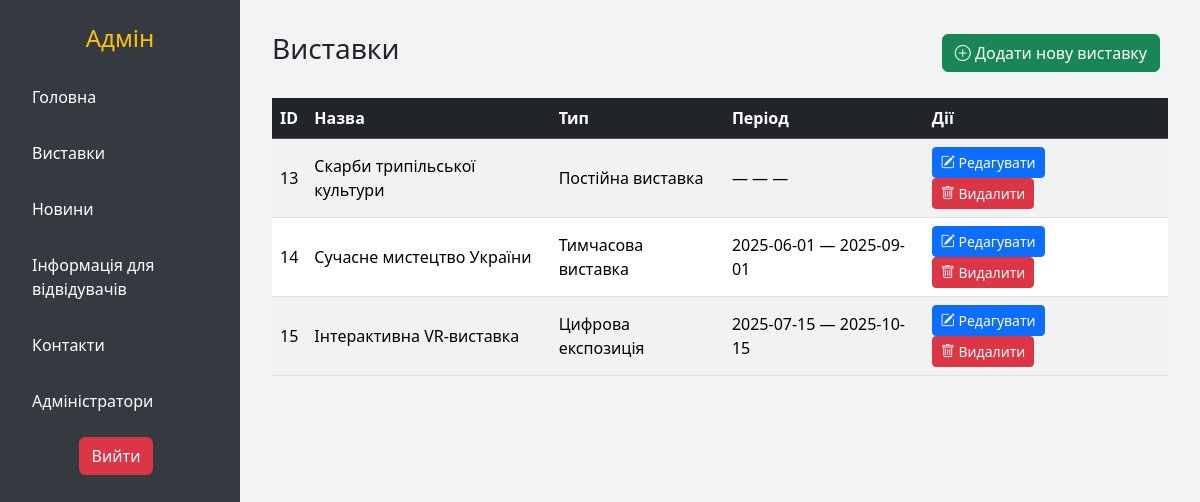
Screenshot of /admin/exhibitions (signed in) with the database file from the repository.
### tables this page shows
CREATE TABLE IF NOT EXISTS `exhibitions` (
  `id` int NOT NULL AUTO_INCREMENT,
  `title` varchar(255) NOT NULL,
  `description` text NOT NULL,
  `type_id` int NOT NULL,
  `start_date` date DEFAULT NULL,
  `end_date` date DEFAULT NULL,
  `created_at` datetime DEFAULT CURRENT_TIMESTAMP,
  PRIMARY KEY (`id`),
  KEY `type_id` (`type_id`)
);

### classes/Controller.php (called while the page is built, shortened)
<?php
class Controller
{
    protected Template $template;
    public function __construct()
    {
        $action = Core::getInstance()->action;
        $controller = Core::getInstance()->controller;
        $this->template = new Template("views/{$controller}/{$action}.php");
    }
    public function view(string $title, ?array $params = null, ?string $templatePath = null): array
    {
        if (!empty($params)) {
            $this->template->addParams($params);
        }
        return [
            'title' => $title,
            'content' => $this->template->render(),
        ];
    }
}

### controllers/AdminController.php (called while the page is built, shortened)
<?php
class AdminController extends Controller
{
    public function actionExhibitions($page = 0)
    {
        $limit = 10;
        $exhibitions = Exhibitions::getExhibitions(null, null, $page, $limit);
        $exhibitionCount = Exhibitions::countExhibitions();
        $pages = ceil($exhibitionCount / $limit);
        $baseUrl = '/admin/exhibitions?page=';
        foreach ($exhibitions as $key => $exhibition) {
            $exhibition['type'] = ExhibitionTypes::findById($exhibition['type_id'])['name'] ?? '';
            $exhibitions[$key] = $exhibition;
        }
        $pagination = new Template("views/shared/pagination.php");
        $pagination->addParams([
            'currentPage' => $page,
            'totalPages' => $pages,
            'baseUrl' => $baseUrl,
        ]);
        return $this->view('Виставки', [
            'exhibitions' => $exhibitions,
            'pagination' => $pagination->render(),
        ]);
    }
}

### classes/Core.php (called while the page is built, shortened)
<?php
class Core
{
    private static $instance = null;
    protected Template $mainTtemplate;
    public function __construct()
    {
        $this->mainTtemplate = new Template('layout/light/index.php');
        $host = Config::getInstance()->host;
        $dbname = Config::getInstance()->dbname;
        $user = Config::getInstance()->user;
        $password = Config::getInstance()->password;
        $this->db = new DB($host, $user, $password, $dbname);
    }
    public static function getInstance()
    {
        if (!isset(self::$instance)) {
            self::$instance = new self;
        }
        return self::$instance;
    }
    public function run()
    {
        $route = $_GET['route'] ?? '';
        $parts = explode('/', trim($route, '/'));
        $this->action = $parts[1];
        $actionName = "action" . ucfirst($this->action);
        $controllerObject = new $controllerName;
        $method = Request::method();
        if ($method === 'POST') {
            $requestData = $_POST;
        } else {
            $requestData = $_GET;
        }
        unset($requestData['route']);
        $ref = new \ReflectionMethod($controllerObject, $actionName);
        $allowedParams = $ref->getParameters();
        $callArgs = [];
        foreach ($allowedParams as $param) {
            $name = $param->getName();
            if (isset($requestData[$name])) {
                $callArgs[] = $requestData[$name];
            } elseif ($param->isDefaultValueAvailable()) {
                $callArgs[] = $param->getDefaultValue();
            } else {
                $callArgs[] = null;
            }
        }
        $data = $controllerObject->$actionName(...$callArgs);
        if (!empty($data)) {
            $this->mainTtemplate->addParams($data);
        }
    }
    public function setLayout(string $layoutPath): void
    {
        $this->mainTtemplate = new Template($layoutPath);
    }
    public function done()
    {
        $this->mainTtemplate->display();
    }
}

### index.php (called while the page is built, shortened)
<?php
spl_autoload_register(function ($class_name) {
    $path = str_replace('\\', '/', $class_name) . '.php';
});
$core = Core::getInstance();
$core->Init();
$core->run();
$core->done();

### models/Exhibitions.php (called while the page is built, shortened)
<?php
class Exhibitions extends Model
{
    public static function getExhibitions($typeId, $search, $page = 0, $limit = 10, $fromDate = null, $toDate = null)
    {
        $offset = $page * $limit;
        $condition = '';
        if (empty($condition)) {
            return self::findAll($offset, $limit);
        }
        return self::findByCondition($condition, $offset, $limit);
    }
}

### classes/Config.php (called while the page is built, shortened)
<?php
class Config
{
    protected static $instance = null;
    protected $params;
    private function __construct()
    {
        $this->params = [];
        $directory = 'config';
        $config_files = scandir($directory);
        foreach ($config_files as $file) {
            if (substr($file, -4) === '.php') {
                $path  = $directory . "/" . $file;
            }
        }
    }
    public static function getInstance()
    {
        if (!isset(self::$instance)) {
            self::$instance = new self;
        }
        return self::$instance;
    }
    public function __get($key)
    {
        return $this->params[$key] ?? null;
    }
    public function __set($key, $value)
    {
        $this->params[$key] = $value;
    }
}

### config/config.php (called while the page is built)
<?php
$Config[] = [];

### config/database.php (called while the page is built)
<?php
$Config[] = [
    'host' => 'localhost',
    'dbname' => 'museum_site',
    'user' => 'root',
    'password' => '',
];

### classes/DB.php (called while the page is built, shortened)
<?php
class DB
{
    protected $pdo;
    public function __construct($host, $user, $password, $dbname)
    {
        $this->pdo = new \PDO("mysql:host={$host};dbname={$dbname}", $user, $password, [
            \PDO::ATTR_ERRMODE => \PDO::ERRMODE_EXCEPTION,
            \PDO::ATTR_DEFAULT_FETCH_MODE => \PDO::FETCH_ASSOC,
        ]);
    }
    protected function where($where = null)
    {
        if (is_array($where)) {
            $where_string = 'WHERE ';
            $where_fields = array_keys($where);
            foreach ($where_fields as $key => $field) {
                $where_string .= "{$field} LIKE :{$field}";
            }
        } elseif (is_string($where)) {
            $where_string = 'WHERE ' . $where;
        } else {
            if (is_string($where)) {
                $where_string = $where;
            } else {
                $where_string = '';
            }
        }
        return $where_string;
    }
    public function select($table, $fields = '*', $where = null, $orderBy = null, $limit = null, $offset = null)
    {
        if (is_array($fields)) {
            $fields_string = implode(',', $fields);
        } else {
            $fields_string = is_string($fields) ? $fields : '*';
        }
        $params = [];
        $where_string = $this->where($where);
        if (is_array($where)) {
            foreach ($where as $key => $value) {
                $params[":{$key}"] = $value;
            }
        }
        $order_string = '';
        $limit_string = '';
        if (is_numeric($limit)) {
            $limit_string .= "LIMIT " . intval($limit);
            if (is_numeric($offset)) {
                $limit_string .= " OFFSET " . intval($offset);
            }
        }
        $sql = "SELECT {$fields_string} FROM {$table} {$where_string} {$order_string} {$limit_string}";
        $stmt = $this->pdo->prepare($sql);
        $stmt->execute($params);
        return $stmt->fetchAll(\PDO::FETCH_ASSOC);
    }
}

### classes/Model.php (called while the page is built, shortened)
<?php
class Model
{
    protected static $primaryKey = 'id';
    protected static $table = '';
    public static function findAll($offset = null, $limit = null)
    {
        $arr = Core::getInstance()->db->select(static::$table, '*', null, null, $limit, $offset);
        return $arr ?: [];
    }
    public static function findById(int $id)
    {
        $arr = Core::getInstance()->db->select(static::$table, '*', [static::$primaryKey => $id]);
        if (count($arr) > 0) {
            return $arr[0];
        } else {
            return null;
        }
    }
}

### models/Users.php (called while the page is built, shortened)
<?php
class Users extends Model
{
    public static function isSuperAdmin()
    {
        return isset($_SESSION['user']) && $_SESSION['user']["isSuperAdmin"];
    }
}

### views/admin/exhibitions.php (the view, shortened to what this page needs)
<div class="d-flex justify-content-between align-items-center mb-4">
    <h1 class="h3">Виставки</h1>
    <a href="/admin/exhibitionCreate" class="btn btn-success">
        <i class="bi bi-plus-circle"></i> Додати нову виставку
    </a>
</div>
<div class="table-responsive">
    <table class="table table-striped table-hover align-middle">
        <thead class="table-dark">
            <tr>
                <th>ID</th>
                <th>Назва</th>
                <th>Тип</th>
                <th>Період</th>
                <th>Дії</th>
            </tr>
        </thead>
        <tbody>
            <?php foreach ($exhibitions as $exhibition): ?>
                <tr>
                    <td><?= htmlspecialchars($exhibition['id']) ?></td>
                    <td><?= htmlspecialchars($exhibition['title']) ?></td>
                    <td><?= htmlspecialchars($exhibition['type']) ?></td>
                    <td>
                        <?= $exhibition['start_date'] ? htmlspecialchars($exhibition['start_date']) : '—' ?>
                        —
                        <?= $exhibition['end_date'] ? htmlspecialchars($exhibition['end_date']) : '—' ?>
                    </td>
                    <td>
                        <a href="/admin/exhibitionEdit?id=<?= $exhibition['id'] ?>" class="btn btn-sm btn-primary">
                            <i class="bi bi-pencil-square"></i> Редагувати
                        </a>
                        <form action="/admin/deleteExhibition?id=<?= $exhibition['id'] ?>" method="POST" class="d-inline" onsubmit="return confirm('Ви впевнені, що хочете видалити цю виставку?');">
                            <button type="submit" class="btn btn-sm btn-danger">
                                <i class="bi bi-trash"></i> Видалити
                            </button>
                        </form>
                    </td>
                </tr>
            <?php endforeach ?>
        </tbody>
    </table>
</div>

### classes/Template.php (shortened to what this page needs)
<?php
class Template
{
    protected string $templatePath;
    protected array $params;
    public function __construct(string $templatePath)
    {
        $this->templatePath = $templatePath;
        $this->params = [];
    }
    public function addParams(array $params)
    {
        $this->params = array_merge($this->params, $params);
    }
    public function render()
    {
        if (file_exists($this->templatePath)) {
            include $this->templatePath;
            return ob_get_clean();
        } else {
            ob_start();
            http_response_code(404);
            include 'views/errors/404.php';
            return ob_get_clean();
        }
    }
    public function display()
    {
        echo $this->render();
    }
}

### layout/admin/index.php (shortened to what this page needs)
<!DOCTYPE html>
<html lang="uk">
<head>
    <link href="/public/css/admin.css" rel="stylesheet">
    <link href="https://cdn.jsdelivr.net/npm/bootstrap@5.3.3/dist/css/bootstrap.min.css" rel="stylesheet">
    <link rel="stylesheet" href="https://cdn.jsdelivr.net/npm/bootstrap-icons@1.10.5/font/bootstrap-icons.css">
</head>
<body>
    <div class="admin-wrapper">
        <aside class="sidebar">
            <h2>Адмін</h2>
            <ul>
                <li><a href="/admin/dashboard">Головна</a></li>
                <li><a href="/admin/exhibitions">Виставки</a></li>
                <li><a href="/admin/news">Новини</a></li>
                <li><a href="/admin/visitorInfo">Інформація для відвідувачів</a></li>
                <li><a href="/admin/contacts">Контакти</a></li>
                <?php
                if (Users::isSuperAdmin()): ?>
                    <li><a href="/admin/users">Адміністратори</a></li>
                <?php endif; ?>
            </ul>
            <div class="logout d-flex justify-content-center">
                <a href="/admin/logout" class="btn btn-danger">Вийти</a>
            </div>
        </aside>
        <main class="content">
            <?= $content ?>
        </main>
    </div>
</body>
</html>

### public/css/admin.css (style rules this page uses)
body { margin: 0; font-family: "Segoe UI", Tahoma, Geneva, Verdana, sans-serif; background-color: #f8f9fa; }
.admin-wrapper { display: flex; min-height: 100vh; }
.sidebar { width: 240px; background-color: #343a40; color: #fff; padding: 1.5rem 1rem; position: fixed; top: 0; bottom: 0; left: 0; }
.sidebar h2 { font-size: 1.5rem; margin-bottom: 1.5rem; text-align: center; color: #ffc107; }
.sidebar ul { list-style: none; padding: 0; margin: 0; }
.sidebar ul li { margin-bottom: 1rem; }
.sidebar ul li a { color: #fff; text-decoration: none; padding: 0.5rem 1rem; display: block; border-radius: 0.375rem; transition: background-color 0.2s; }
.content { margin-left: 240px; padding: 2rem; width: 100%; background-color: #f1f3f5; }
.table th { background-color: #dee2e6; }
.btn-primary, .btn-success, .btn-danger { margin-right: 0.5rem; }

### rows the page displays
exhibitions: id "13", title "Скарби трипільської культури", type "Постійна виставка"
exhibitions: id "14", title "Сучасне мистецтво України", type "Тимчасова виставка", start_date "2025-06-01", end_date "2025-09-01"
exhibitions: id "15", title "Інтерактивна VR-виставка", type "Цифрова експозиція", start_date "2025-07-15", end_date "2025-10-15"
